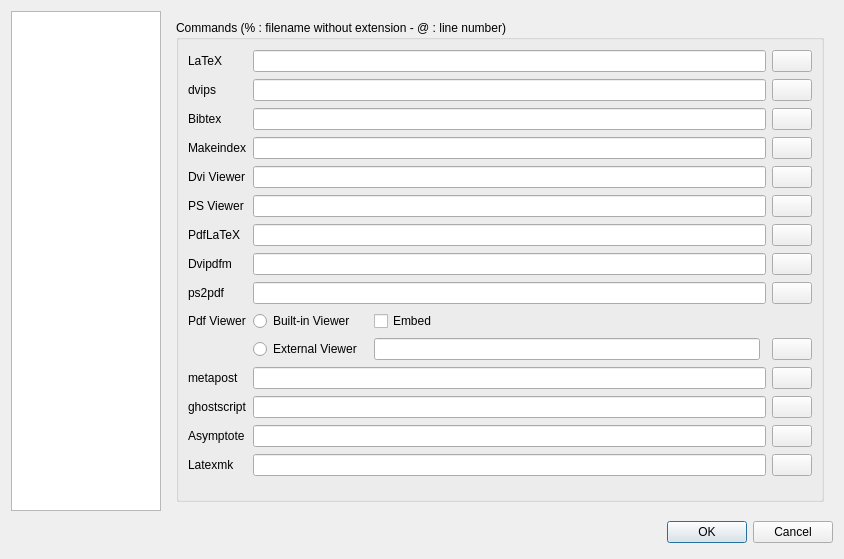
<?xml version="1.0" encoding="UTF-8"?>
<ui version="4.0">
 <class>ConfigDialog</class>
 <widget class="QDialog" name="ConfigDialog">
  <property name="geometry">
   <rect>
    <x>0</x>
    <y>0</y>
    <width>844</width>
    <height>557</height>
   </rect>
  </property>
  <property name="windowTitle">
   <string>Configure Texmaker</string>
  </property>
  <layout class="QGridLayout" name="gridLayout_7">
   <item row="0" column="0">
    <widget class="QListWidget" name="contentsWidget">
     <property name="sizePolicy">
      <sizepolicy hsizetype="Fixed" vsizetype="Expanding">
       <horstretch>0</horstretch>
       <verstretch>0</verstretch>
      </sizepolicy>
     </property>
     <property name="minimumSize">
      <size>
       <width>150</width>
       <height>442</height>
      </size>
     </property>
     <property name="maximumSize">
      <size>
       <width>150</width>
       <height>32000</height>
      </size>
     </property>
     <property name="iconSize">
      <size>
       <width>96</width>
       <height>96</height>
      </size>
     </property>
     <property name="spacing">
      <number>12</number>
     </property>
     <property name="viewMode">
      <enum>QListView::IconMode</enum>
     </property>
     <property name="currentRow">
      <number>-1</number>
     </property>
    </widget>
   </item>
   <item row="0" column="1">
    <widget class="QStackedWidget" name="pagesWidget">
     <property name="sizePolicy">
      <sizepolicy hsizetype="Expanding" vsizetype="Expanding">
       <horstretch>0</horstretch>
       <verstretch>0</verstretch>
      </sizepolicy>
     </property>
     <property name="minimumSize">
      <size>
       <width>590</width>
       <height>500</height>
      </size>
     </property>
     <property name="currentIndex">
      <number>0</number>
     </property>
     <widget class="QWidget" name="pt">
      <layout class="QGridLayout" name="gridLayout_5">
       <item row="1" column="0">
        <widget class="QGroupBox" name="groupBox">
         <property name="sizePolicy">
          <sizepolicy hsizetype="Expanding" vsizetype="Expanding">
           <horstretch>0</horstretch>
           <verstretch>0</verstretch>
          </sizepolicy>
         </property>
         <property name="title">
          <string>Commands (% : filename without extension - @ : line number)</string>
         </property>
         <layout class="QGridLayout" name="gridLayout_2">
          <item row="0" column="0">
           <widget class="QLabel" name="labelLatex">
            <property name="text">
             <string>LaTeX</string>
            </property>
           </widget>
          </item>
          <item row="0" column="1" colspan="4">
           <widget class="QLineEdit" name="lineEditLatex"/>
          </item>
          <item row="0" column="5">
           <widget class="QPushButton" name="pushButtonLatex">
            <property name="text">
             <string/>
            </property>
            <property name="icon">
             <iconset resource="texmaker.qrc">
              <normaloff>:/images/fileopen.png</normaloff>:/images/fileopen.png</iconset>
            </property>
            <property name="iconSize">
             <size>
              <width>16</width>
              <height>16</height>
             </size>
            </property>
           </widget>
          </item>
          <item row="1" column="0">
           <widget class="QLabel" name="labelDvips">
            <property name="text">
             <string>dvips</string>
            </property>
           </widget>
          </item>
          <item row="1" column="1" colspan="4">
           <widget class="QLineEdit" name="lineEditDvips"/>
          </item>
          <item row="1" column="5">
           <widget class="QPushButton" name="pushButtonDvips">
            <property name="text">
             <string/>
            </property>
            <property name="icon">
             <iconset resource="texmaker.qrc">
              <normaloff>:/images/fileopen.png</normaloff>:/images/fileopen.png</iconset>
            </property>
            <property name="iconSize">
             <size>
              <width>16</width>
              <height>16</height>
             </size>
            </property>
           </widget>
          </item>
          <item row="2" column="0">
           <widget class="QLabel" name="labelBibtex">
            <property name="text">
             <string>Bibtex</string>
            </property>
           </widget>
          </item>
          <item row="2" column="1" colspan="4">
           <widget class="QLineEdit" name="lineEditBibtex"/>
          </item>
          <item row="2" column="5">
           <widget class="QPushButton" name="pushButtonBibtex">
            <property name="text">
             <string/>
            </property>
            <property name="icon">
             <iconset resource="texmaker.qrc">
              <normaloff>:/images/fileopen.png</normaloff>:/images/fileopen.png</iconset>
            </property>
            <property name="iconSize">
             <size>
              <width>16</width>
              <height>16</height>
             </size>
            </property>
           </widget>
          </item>
          <item row="3" column="0">
           <widget class="QLabel" name="labelMakeindex">
            <property name="text">
             <string>Makeindex</string>
            </property>
           </widget>
          </item>
          <item row="3" column="1" colspan="4">
           <widget class="QLineEdit" name="lineEditMakeindex"/>
          </item>
          <item row="3" column="5">
           <widget class="QPushButton" name="pushButtonMakeindex">
            <property name="text">
             <string/>
            </property>
            <property name="icon">
             <iconset resource="texmaker.qrc">
              <normaloff>:/images/fileopen.png</normaloff>:/images/fileopen.png</iconset>
            </property>
            <property name="iconSize">
             <size>
              <width>16</width>
              <height>16</height>
             </size>
            </property>
           </widget>
          </item>
          <item row="4" column="0">
           <widget class="QLabel" name="labelDviview">
            <property name="text">
             <string>Dvi Viewer</string>
            </property>
           </widget>
          </item>
          <item row="4" column="1" colspan="4">
           <widget class="QLineEdit" name="lineEditDviviewer"/>
          </item>
          <item row="4" column="5">
           <widget class="QPushButton" name="pushButtonDviviewer">
            <property name="text">
             <string/>
            </property>
            <property name="icon">
             <iconset resource="texmaker.qrc">
              <normaloff>:/images/fileopen.png</normaloff>:/images/fileopen.png</iconset>
            </property>
            <property name="iconSize">
             <size>
              <width>16</width>
              <height>16</height>
             </size>
            </property>
           </widget>
          </item>
          <item row="5" column="0">
           <widget class="QLabel" name="labelPsview">
            <property name="text">
             <string>PS Viewer</string>
            </property>
           </widget>
          </item>
          <item row="5" column="1" colspan="4">
           <widget class="QLineEdit" name="lineEditPsviewer"/>
          </item>
          <item row="5" column="5">
           <widget class="QPushButton" name="pushButtonPsviewer">
            <property name="text">
             <string/>
            </property>
            <property name="icon">
             <iconset resource="texmaker.qrc">
              <normaloff>:/images/fileopen.png</normaloff>:/images/fileopen.png</iconset>
            </property>
            <property name="iconSize">
             <size>
              <width>16</width>
              <height>16</height>
             </size>
            </property>
           </widget>
          </item>
          <item row="6" column="0">
           <widget class="QLabel" name="labelPdflatex">
            <property name="text">
             <string>PdfLaTeX</string>
            </property>
           </widget>
          </item>
          <item row="6" column="1" colspan="4">
           <widget class="QLineEdit" name="lineEditPdflatex"/>
          </item>
          <item row="6" column="5">
           <widget class="QPushButton" name="pushButtonPdflatex">
            <property name="text">
             <string/>
            </property>
            <property name="icon">
             <iconset resource="texmaker.qrc">
              <normaloff>:/images/fileopen.png</normaloff>:/images/fileopen.png</iconset>
            </property>
            <property name="iconSize">
             <size>
              <width>16</width>
              <height>16</height>
             </size>
            </property>
           </widget>
          </item>
          <item row="7" column="0">
           <widget class="QLabel" name="labelDvipdfm">
            <property name="text">
             <string>Dvipdfm</string>
            </property>
           </widget>
          </item>
          <item row="7" column="1" colspan="4">
           <widget class="QLineEdit" name="lineEditDvipdfm"/>
          </item>
          <item row="7" column="5">
           <widget class="QPushButton" name="pushButtonDvipdfm">
            <property name="text">
             <string/>
            </property>
            <property name="icon">
             <iconset resource="texmaker.qrc">
              <normaloff>:/images/fileopen.png</normaloff>:/images/fileopen.png</iconset>
            </property>
            <property name="iconSize">
             <size>
              <width>16</width>
              <height>16</height>
             </size>
            </property>
           </widget>
          </item>
          <item row="8" column="0">
           <widget class="QLabel" name="labelPs2pdf">
            <property name="text">
             <string>ps2pdf</string>
            </property>
           </widget>
          </item>
          <item row="8" column="1" colspan="4">
           <widget class="QLineEdit" name="lineEditPs2pdf"/>
          </item>
          <item row="8" column="5">
           <widget class="QPushButton" name="pushButtonPs2pdf">
            <property name="text">
             <string/>
            </property>
            <property name="icon">
             <iconset resource="texmaker.qrc">
              <normaloff>:/images/fileopen.png</normaloff>:/images/fileopen.png</iconset>
            </property>
            <property name="iconSize">
             <size>
              <width>16</width>
              <height>16</height>
             </size>
            </property>
           </widget>
          </item>
          <item row="9" column="0">
           <widget class="QLabel" name="labelPdfview">
            <property name="text">
             <string>Pdf Viewer</string>
            </property>
           </widget>
          </item>
          <item row="9" column="1">
           <widget class="QRadioButton" name="radioButtonInternalPdfViewer">
            <property name="sizePolicy">
             <sizepolicy hsizetype="Fixed" vsizetype="Fixed">
              <horstretch>0</horstretch>
              <verstretch>0</verstretch>
             </sizepolicy>
            </property>
            <property name="text">
             <string>Built-in Viewer</string>
            </property>
           </widget>
          </item>
          <item row="11" column="0">
           <widget class="QLabel" name="labelMetapost">
            <property name="text">
             <string>metapost</string>
            </property>
           </widget>
          </item>
          <item row="11" column="1" colspan="4">
           <widget class="QLineEdit" name="lineEditMetapost"/>
          </item>
          <item row="11" column="5">
           <widget class="QPushButton" name="pushButtonMetapost">
            <property name="text">
             <string/>
            </property>
            <property name="icon">
             <iconset resource="texmaker.qrc">
              <normaloff>:/images/fileopen.png</normaloff>:/images/fileopen.png</iconset>
            </property>
            <property name="iconSize">
             <size>
              <width>16</width>
              <height>16</height>
             </size>
            </property>
           </widget>
          </item>
          <item row="12" column="0">
           <widget class="QLabel" name="labelGhostscript">
            <property name="text">
             <string>ghostscript</string>
            </property>
           </widget>
          </item>
          <item row="12" column="1" colspan="4">
           <widget class="QLineEdit" name="lineEditGhostscript"/>
          </item>
          <item row="12" column="5">
           <widget class="QPushButton" name="pushButtonGhostscript">
            <property name="text">
             <string/>
            </property>
            <property name="icon">
             <iconset resource="texmaker.qrc">
              <normaloff>:/images/fileopen.png</normaloff>:/images/fileopen.png</iconset>
            </property>
            <property name="iconSize">
             <size>
              <width>16</width>
              <height>16</height>
             </size>
            </property>
           </widget>
          </item>
          <item row="13" column="0">
           <widget class="QLabel" name="labelAsymptote">
            <property name="text">
             <string>Asymptote</string>
            </property>
           </widget>
          </item>
          <item row="13" column="1" colspan="4">
           <widget class="QLineEdit" name="lineEditAsymptote"/>
          </item>
          <item row="13" column="5">
           <widget class="QPushButton" name="pushButtonAsymptote">
            <property name="text">
             <string/>
            </property>
            <property name="icon">
             <iconset resource="texmaker.qrc">
              <normaloff>:/images/fileopen.png</normaloff>:/images/fileopen.png</iconset>
            </property>
            <property name="iconSize">
             <size>
              <width>16</width>
              <height>16</height>
             </size>
            </property>
           </widget>
          </item>
          <item row="14" column="0">
           <widget class="QLabel" name="labelLatexmk">
            <property name="text">
             <string>Latexmk</string>
            </property>
           </widget>
          </item>
          <item row="14" column="1" colspan="4">
           <widget class="QLineEdit" name="lineEditLatexmk"/>
          </item>
          <item row="14" column="5">
           <widget class="QPushButton" name="pushButtonLatexmk">
            <property name="text">
             <string/>
            </property>
            <property name="icon">
             <iconset resource="texmaker.qrc">
              <normaloff>:/images/fileopen.png</normaloff>:/images/fileopen.png</iconset>
            </property>
            <property name="iconSize">
             <size>
              <width>16</width>
              <height>16</height>
             </size>
            </property>
           </widget>
          </item>
          <item row="10" column="1">
           <widget class="QRadioButton" name="radioButtonExternalPdfViewer">
            <property name="sizePolicy">
             <sizepolicy hsizetype="Fixed" vsizetype="Fixed">
              <horstretch>0</horstretch>
              <verstretch>0</verstretch>
             </sizepolicy>
            </property>
            <property name="text">
             <string>External Viewer</string>
            </property>
           </widget>
          </item>
          <item row="10" column="3">
           <widget class="QLineEdit" name="lineEditPdfviewer">
            <property name="minimumSize">
             <size>
              <width>0</width>
              <height>20</height>
             </size>
            </property>
           </widget>
          </item>
          <item row="10" column="5">
           <widget class="QPushButton" name="pushButtonPdfviewer">
            <property name="text">
             <string/>
            </property>
            <property name="icon">
             <iconset resource="texmaker.qrc">
              <normaloff>:/images/fileopen.png</normaloff>:/images/fileopen.png</iconset>
            </property>
            <property name="iconSize">
             <size>
              <width>16</width>
              <height>16</height>
             </size>
            </property>
           </widget>
          </item>
          <item row="9" column="3">
           <widget class="QCheckBox" name="checkBoxInternalPdfViewEmbed">
            <property name="text">
             <string>Embed</string>
            </property>
           </widget>
          </item>
         </layout>
        </widget>
       </item>
      </layout>
     </widget>
     <widget class="QWidget" name="pq">
      <layout class="QGridLayout" name="gridLayout_4">
       <item row="0" column="0">
        <widget class="QGroupBox" name="groupBox_2">
         <property name="sizePolicy">
          <sizepolicy hsizetype="Expanding" vsizetype="Expanding">
           <horstretch>0</horstretch>
           <verstretch>0</verstretch>
          </sizepolicy>
         </property>
         <property name="minimumSize">
          <size>
           <width>570</width>
           <height>0</height>
          </size>
         </property>
         <property name="title">
          <string>Quick Build Command</string>
         </property>
         <layout class="QGridLayout" name="gridLayout_3">
          <item row="0" column="0">
           <layout class="QVBoxLayout" name="verticalLayout">
            <item>
             <widget class="QRadioButton" name="radioButton1">
              <property name="text">
               <string>LaTeX + dvips + View PS</string>
              </property>
             </widget>
            </item>
            <item>
             <widget class="QRadioButton" name="radioButton2">
              <property name="text">
               <string>LaTeX + View DVI</string>
              </property>
             </widget>
            </item>
            <item>
             <widget class="QRadioButton" name="radioButton3">
              <property name="text">
               <string>PdfLaTeX + View PDF</string>
              </property>
             </widget>
            </item>
            <item>
             <widget class="QRadioButton" name="radioButton4">
              <property name="text">
               <string>LaTeX + dvipdfm + View PDF</string>
              </property>
             </widget>
            </item>
            <item>
             <widget class="QRadioButton" name="radioButton5">
              <property name="text">
               <string>LaTeX + dvips + ps2pdf + View PDF</string>
              </property>
             </widget>
            </item>
            <item>
             <widget class="QRadioButton" name="radioButton7">
              <property name="text">
               <string>LaTeX + Asymptote + LaTeX + dvips + View PS</string>
              </property>
             </widget>
            </item>
            <item>
             <widget class="QRadioButton" name="radioButton8">
              <property name="text">
               <string>PdfLaTeX + Asymptote + PdfLaTeX + View Pdf</string>
              </property>
             </widget>
            </item>
            <item>
             <widget class="QRadioButton" name="radioButton9">
              <property name="text">
               <string>LatexMk + View PDF</string>
              </property>
             </widget>
            </item>
            <item>
             <widget class="QRadioButton" name="radioButton6">
              <property name="text">
               <string>User : (% : filename without extension)</string>
              </property>
             </widget>
            </item>
           </layout>
          </item>
          <item row="1" column="0">
           <layout class="QHBoxLayout" name="horizontalLayout">
            <item>
             <widget class="QLineEdit" name="lineEditUserquick">
              <property name="sizePolicy">
               <sizepolicy hsizetype="Expanding" vsizetype="Fixed">
                <horstretch>0</horstretch>
                <verstretch>0</verstretch>
               </sizepolicy>
              </property>
             </widget>
            </item>
            <item>
             <widget class="QPushButton" name="pushButtonWizard">
              <property name="text">
               <string>wizard</string>
              </property>
              <property name="icon">
               <iconset resource="texmaker.qrc">
                <normaloff>:/images/help.png</normaloff>:/images/help.png</iconset>
              </property>
             </widget>
            </item>
           </layout>
          </item>
          <item row="2" column="0">
           <widget class="QLabel" name="label">
            <property name="text">
             <string>(the commands must be separated by '|')</string>
            </property>
           </widget>
          </item>
          <item row="3" column="0">
           <widget class="QCheckBox" name="checkBoxSingleInstanceViewer">
            <property name="sizePolicy">
             <sizepolicy hsizetype="Fixed" vsizetype="Fixed">
              <horstretch>0</horstretch>
              <verstretch>0</verstretch>
             </sizepolicy>
            </property>
            <property name="minimumSize">
             <size>
              <width>570</width>
              <height>0</height>
             </size>
            </property>
            <property name="baseSize">
             <size>
              <width>600</width>
              <height>0</height>
             </size>
            </property>
            <property name="text">
             <string>Don't launch a new instance of the viewer if the dvi/ps/pdf file is already opened</string>
            </property>
           </widget>
          </item>
         </layout>
        </widget>
       </item>
       <item row="1" column="0">
        <spacer>
         <property name="orientation">
          <enum>Qt::Vertical</enum>
         </property>
         <property name="sizeHint" stdset="0">
          <size>
           <width>588</width>
           <height>201</height>
          </size>
         </property>
        </spacer>
       </item>
      </layout>
     </widget>
     <widget class="QWidget" name="pe">
      <layout class="QGridLayout">
       <item row="1" column="0">
        <spacer>
         <property name="orientation">
          <enum>Qt::Vertical</enum>
         </property>
         <property name="sizeHint" stdset="0">
          <size>
           <width>411</width>
           <height>40</height>
          </size>
         </property>
        </spacer>
       </item>
       <item row="0" column="0">
        <widget class="QGroupBox" name="groupBox_3">
         <property name="sizePolicy">
          <sizepolicy hsizetype="Expanding" vsizetype="Expanding">
           <horstretch>0</horstretch>
           <verstretch>0</verstretch>
          </sizepolicy>
         </property>
         <property name="title">
          <string>Editor</string>
         </property>
         <layout class="QGridLayout" name="gridLayout_1">
          <item row="0" column="0">
           <widget class="QLabel" name="labelFamily">
            <property name="text">
             <string>Editor Font Family</string>
            </property>
           </widget>
          </item>
          <item row="0" column="1">
           <widget class="QComboBox" name="comboBoxFont">
            <property name="editable">
             <bool>true</bool>
            </property>
           </widget>
          </item>
          <item row="0" column="2">
           <widget class="QCheckBox" name="checkBoxWordwrap">
            <property name="text">
             <string>Word Wrap</string>
            </property>
           </widget>
          </item>
          <item row="1" column="0">
           <widget class="QLabel" name="labelSize">
            <property name="text">
             <string>Editor Font Size</string>
            </property>
           </widget>
          </item>
          <item row="1" column="1">
           <widget class="QSpinBox" name="spinBoxSize">
            <property name="minimum">
             <number>1</number>
            </property>
            <property name="value">
             <number>12</number>
            </property>
           </widget>
          </item>
          <item row="1" column="2">
           <widget class="QCheckBox" name="checkBoxCompletion">
            <property name="text">
             <string>Completion</string>
            </property>
           </widget>
          </item>
          <item row="2" column="0">
           <widget class="QLabel" name="labelEncoding">
            <property name="text">
             <string>Editor Font Encoding</string>
            </property>
           </widget>
          </item>
          <item row="2" column="1">
           <widget class="QComboBox" name="comboBoxEncoding"/>
          </item>
          <item row="2" column="2">
           <widget class="QCheckBox" name="checkBoxLinenumber">
            <property name="text">
             <string>Show Line Numbers</string>
            </property>
           </widget>
          </item>
          <item row="4" column="0">
           <widget class="QLabel" name="labelColorMath">
            <property name="text">
             <string>&quot;Math&quot; color</string>
            </property>
           </widget>
          </item>
          <item row="4" column="1">
           <widget class="QPushButton" name="pushButtonColorMath">
            <property name="sizePolicy">
             <sizepolicy hsizetype="Fixed" vsizetype="Fixed">
              <horstretch>0</horstretch>
              <verstretch>0</verstretch>
             </sizepolicy>
            </property>
            <property name="minimumSize">
             <size>
              <width>22</width>
              <height>22</height>
             </size>
            </property>
            <property name="maximumSize">
             <size>
              <width>22</width>
              <height>22</height>
             </size>
            </property>
            <property name="toolTip">
             <string>Click here to set this color</string>
            </property>
            <property name="autoFillBackground">
             <bool>true</bool>
            </property>
            <property name="text">
             <string/>
            </property>
            <property name="flat">
             <bool>true</bool>
            </property>
           </widget>
          </item>
          <item row="4" column="2" colspan="2">
           <spacer>
            <property name="orientation">
             <enum>Qt::Horizontal</enum>
            </property>
            <property name="sizeHint" stdset="0">
             <size>
              <width>241</width>
              <height>20</height>
             </size>
            </property>
           </spacer>
          </item>
          <item row="5" column="0">
           <widget class="QLabel" name="labelColorCommand">
            <property name="text">
             <string>&quot;Command&quot; color</string>
            </property>
           </widget>
          </item>
          <item row="5" column="1">
           <widget class="QPushButton" name="pushButtonColorCommand">
            <property name="sizePolicy">
             <sizepolicy hsizetype="Fixed" vsizetype="Fixed">
              <horstretch>0</horstretch>
              <verstretch>0</verstretch>
             </sizepolicy>
            </property>
            <property name="minimumSize">
             <size>
              <width>22</width>
              <height>22</height>
             </size>
            </property>
            <property name="maximumSize">
             <size>
              <width>22</width>
              <height>22</height>
             </size>
            </property>
            <property name="toolTip">
             <string>Click here to set this color</string>
            </property>
            <property name="autoFillBackground">
             <bool>true</bool>
            </property>
            <property name="text">
             <string/>
            </property>
            <property name="flat">
             <bool>true</bool>
            </property>
           </widget>
          </item>
          <item row="6" column="0">
           <widget class="QLabel" name="labelColorKeyword">
            <property name="text">
             <string>&quot;Keyword&quot; color</string>
            </property>
           </widget>
          </item>
          <item row="6" column="1">
           <widget class="QPushButton" name="pushButtonColorKeyword">
            <property name="sizePolicy">
             <sizepolicy hsizetype="Fixed" vsizetype="Fixed">
              <horstretch>0</horstretch>
              <verstretch>0</verstretch>
             </sizepolicy>
            </property>
            <property name="minimumSize">
             <size>
              <width>22</width>
              <height>22</height>
             </size>
            </property>
            <property name="maximumSize">
             <size>
              <width>22</width>
              <height>22</height>
             </size>
            </property>
            <property name="toolTip">
             <string>Click here to set this color</string>
            </property>
            <property name="autoFillBackground">
             <bool>true</bool>
            </property>
            <property name="text">
             <string/>
            </property>
            <property name="flat">
             <bool>true</bool>
            </property>
           </widget>
          </item>
          <item row="7" column="0" colspan="4">
           <widget class="Line" name="line">
            <property name="orientation">
             <enum>Qt::Horizontal</enum>
            </property>
           </widget>
          </item>
          <item row="8" column="0" rowspan="2">
           <widget class="QLabel" name="labelASpellCommand">
            <property name="text">
             <string>Spelling dictionary</string>
            </property>
           </widget>
          </item>
          <item row="8" column="1" rowspan="2" colspan="2">
           <layout class="QHBoxLayout">
            <item>
             <widget class="QLineEdit" name="lineEditAspellCommand">
              <property name="minimumSize">
               <size>
                <width>190</width>
                <height>0</height>
               </size>
              </property>
             </widget>
            </item>
            <item>
             <widget class="QPushButton" name="pushButtonAspell">
              <property name="text">
               <string/>
              </property>
              <property name="icon">
               <iconset resource="texmaker.qrc">
                <normaloff>:/images/fileopen.png</normaloff>:/images/fileopen.png</iconset>
              </property>
             </widget>
            </item>
            <item>
             <widget class="QCheckBox" name="checkBoxInlineSpell">
              <property name="sizePolicy">
               <sizepolicy hsizetype="Fixed" vsizetype="Expanding">
                <horstretch>0</horstretch>
                <verstretch>0</verstretch>
               </sizepolicy>
              </property>
              <property name="toolTip">
               <string>Inline Spell Checking</string>
              </property>
              <property name="text">
               <string>Inline</string>
              </property>
             </widget>
            </item>
           </layout>
          </item>
          <item row="10" column="1" colspan="3">
           <widget class="QLabel" name="labelGetDic">
            <property name="text">
             <string/>
            </property>
            <property name="textFormat">
             <enum>Qt::RichText</enum>
            </property>
           </widget>
          </item>
          <item row="11" column="0" colspan="4">
           <widget class="Line" name="line_2">
            <property name="orientation">
             <enum>Qt::Horizontal</enum>
            </property>
           </widget>
          </item>
          <item row="12" column="0">
           <widget class="QLabel" name="labelshortcut">
            <property name="text">
             <string>Shortcuts</string>
            </property>
           </widget>
          </item>
          <item row="12" column="1" rowspan="2" colspan="3">
           <widget class="QTableWidget" name="shorttableWidget">
            <column>
             <property name="text">
              <string>Action</string>
             </property>
            </column>
            <column>
             <property name="text">
              <string>Shortcut</string>
             </property>
            </column>
           </widget>
          </item>
          <item row="13" column="0">
           <spacer>
            <property name="orientation">
             <enum>Qt::Vertical</enum>
            </property>
            <property name="sizeHint" stdset="0">
             <size>
              <width>111</width>
              <height>41</height>
             </size>
            </property>
           </spacer>
          </item>
          <item row="5" column="2" rowspan="2" colspan="2">
           <widget class="QGroupBox" name="groupBoxAutoSave">
            <property name="title">
             <string>Auto Save</string>
            </property>
            <property name="checkable">
             <bool>true</bool>
            </property>
            <layout class="QHBoxLayout" name="horizontalLayout_2">
             <item>
              <widget class="QLabel" name="label_2">
               <property name="text">
                <string>every:</string>
               </property>
               <property name="alignment">
                <set>Qt::AlignRight|Qt::AlignTrailing|Qt::AlignVCenter</set>
               </property>
              </widget>
             </item>
             <item>
              <widget class="QSpinBox" name="spinBoxAutoSaveInterval">
               <property name="alignment">
                <set>Qt::AlignCenter</set>
               </property>
               <property name="minimum">
                <number>1</number>
               </property>
               <property name="value">
                <number>10</number>
               </property>
              </widget>
             </item>
             <item>
              <widget class="QLabel" name="label_3">
               <property name="text">
                <string>minute(s)</string>
               </property>
              </widget>
             </item>
            </layout>
           </widget>
          </item>
          <item row="0" column="3">
           <widget class="QCheckBox" name="checkBoxBidiEnabled">
            <property name="text">
             <string>BiDi Support</string>
            </property>
           </widget>
          </item>
         </layout>
        </widget>
       </item>
      </layout>
     </widget>
    </widget>
   </item>
   <item row="1" column="0">
    <spacer>
     <property name="orientation">
      <enum>Qt::Vertical</enum>
     </property>
     <property name="sizeHint" stdset="0">
      <size>
       <width>131</width>
       <height>40</height>
      </size>
     </property>
    </spacer>
   </item>
   <item row="1" column="1">
    <layout class="QHBoxLayout">
     <item>
      <spacer>
       <property name="orientation">
        <enum>Qt::Horizontal</enum>
       </property>
       <property name="sizeHint" stdset="0">
        <size>
         <width>407</width>
         <height>31</height>
        </size>
       </property>
      </spacer>
     </item>
     <item>
      <widget class="QDialogButtonBox" name="buttonBox">
       <property name="standardButtons">
        <set>QDialogButtonBox::Cancel|QDialogButtonBox::Ok</set>
       </property>
      </widget>
     </item>
    </layout>
   </item>
  </layout>
 </widget>
 <tabstops>
  <tabstop>lineEditLatex</tabstop>
  <tabstop>pushButtonLatex</tabstop>
  <tabstop>lineEditDvips</tabstop>
  <tabstop>pushButtonDvips</tabstop>
  <tabstop>lineEditBibtex</tabstop>
  <tabstop>pushButtonBibtex</tabstop>
  <tabstop>lineEditMakeindex</tabstop>
  <tabstop>pushButtonMakeindex</tabstop>
  <tabstop>lineEditDviviewer</tabstop>
  <tabstop>pushButtonDviviewer</tabstop>
  <tabstop>lineEditPsviewer</tabstop>
  <tabstop>pushButtonPsviewer</tabstop>
  <tabstop>lineEditPdflatex</tabstop>
  <tabstop>pushButtonPdflatex</tabstop>
  <tabstop>lineEditDvipdfm</tabstop>
  <tabstop>pushButtonDvipdfm</tabstop>
  <tabstop>lineEditPs2pdf</tabstop>
  <tabstop>pushButtonPs2pdf</tabstop>
  <tabstop>radioButtonInternalPdfViewer</tabstop>
  <tabstop>lineEditMetapost</tabstop>
  <tabstop>pushButtonMetapost</tabstop>
  <tabstop>lineEditGhostscript</tabstop>
  <tabstop>pushButtonGhostscript</tabstop>
  <tabstop>lineEditAsymptote</tabstop>
  <tabstop>pushButtonAsymptote</tabstop>
  <tabstop>lineEditLatexmk</tabstop>
  <tabstop>pushButtonLatexmk</tabstop>
  <tabstop>radioButton1</tabstop>
  <tabstop>radioButton2</tabstop>
  <tabstop>radioButton3</tabstop>
  <tabstop>radioButton4</tabstop>
  <tabstop>radioButton5</tabstop>
  <tabstop>radioButton7</tabstop>
  <tabstop>radioButton8</tabstop>
  <tabstop>radioButton9</tabstop>
  <tabstop>radioButton6</tabstop>
  <tabstop>lineEditUserquick</tabstop>
  <tabstop>pushButtonWizard</tabstop>
  <tabstop>checkBoxSingleInstanceViewer</tabstop>
  <tabstop>comboBoxFont</tabstop>
  <tabstop>checkBoxWordwrap</tabstop>
  <tabstop>spinBoxSize</tabstop>
  <tabstop>checkBoxCompletion</tabstop>
  <tabstop>comboBoxEncoding</tabstop>
  <tabstop>checkBoxLinenumber</tabstop>
  <tabstop>pushButtonColorMath</tabstop>
  <tabstop>pushButtonColorCommand</tabstop>
  <tabstop>pushButtonColorKeyword</tabstop>
  <tabstop>lineEditAspellCommand</tabstop>
  <tabstop>pushButtonAspell</tabstop>
  <tabstop>checkBoxInlineSpell</tabstop>
  <tabstop>shorttableWidget</tabstop>
  <tabstop>contentsWidget</tabstop>
 </tabstops>
 <resources>
  <include location="texmaker.qrc"/>
 </resources>
 <connections>
  <connection>
   <sender>buttonBox</sender>
   <signal>accepted()</signal>
   <receiver>ConfigDialog</receiver>
   <slot>accept()</slot>
   <hints>
    <hint type="sourcelabel">
     <x>704</x>
     <y>523</y>
    </hint>
    <hint type="destinationlabel">
     <x>421</x>
     <y>272</y>
    </hint>
   </hints>
  </connection>
  <connection>
   <sender>buttonBox</sender>
   <signal>rejected()</signal>
   <receiver>ConfigDialog</receiver>
   <slot>reject()</slot>
   <hints>
    <hint type="sourcelabel">
     <x>704</x>
     <y>523</y>
    </hint>
    <hint type="destinationlabel">
     <x>421</x>
     <y>272</y>
    </hint>
   </hints>
  </connection>
  <connection>
   <sender>radioButtonInternalPdfViewer</sender>
   <signal>toggled(bool)</signal>
   <receiver>checkBoxInternalPdfViewEmbed</receiver>
   <slot>setEnabled(bool)</slot>
   <hints>
    <hint type="sourcelabel">
     <x>310</x>
     <y>321</y>
    </hint>
    <hint type="destinationlabel">
     <x>582</x>
     <y>321</y>
    </hint>
   </hints>
  </connection>
 </connections>
</ui>
